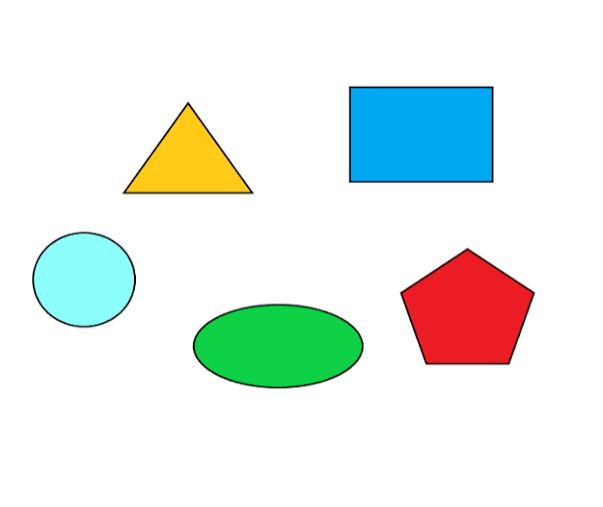
#> input picture Resources/shapes2.png, 603 x 507 px
$ python shapeDetection.py
#> lines starting #> are read from the running program, lines starting #| are printed output that depends on the picture; after the words box and inside, x2 and y2 are one past the last pixel; in counts of white or black regions, pixels touching at a corner belong together
import cv2
import cvzone
import numpy as np
from cvzone.Utils import findContours

shape = cv2.imread("../Resources/shapes2.png")
#> shape is the input picture: shape (507, 603, 3); mean B, G, R 233.8, 238.5, 229.7
shapeGray = cv2.cvtColor(shape, cv2.COLOR_BGR2GRAY)
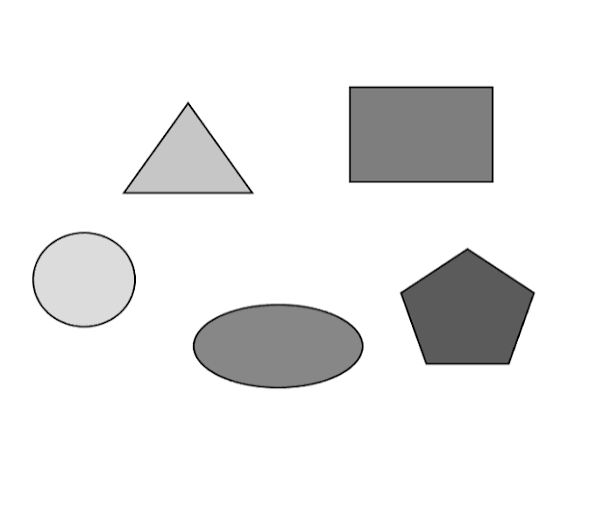
#> shapeGray: shape (507, 603); min 0, max 255, mean 235.3
shapeCanny = cv2.Canny(shapeGray, 50,100)
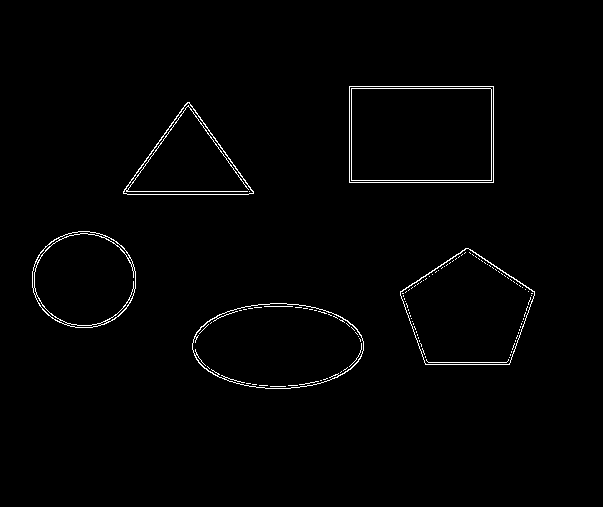
#> shapeCanny: shape (507, 603); 1.2% white in thin lines or dots, all inside (x1, y1, x2, y2) = (32, 86, 535, 389)
shapeDilate = cv2.dilate(shapeCanny, np.ones((4,4),np.uint8), iterations=1 )
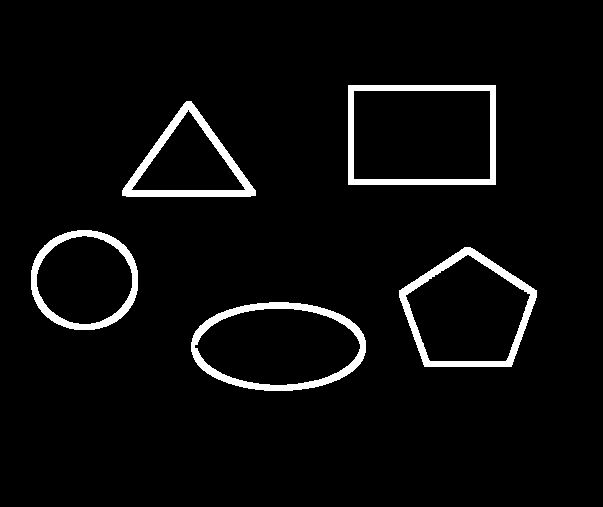
#> shapeDilate: shape (507, 603); 4.3% white; 5 white regions, box (x1, y1, x2, y2) and area: (191, 302, 366, 391) 2876, (348, 85, 496, 185) 2832, (399, 247, 537, 367) 2766, (122, 101, 256, 197) 2563, (31, 230, 138, 330) 2196
#> (the run stopped early here; a loop or call above may not have finished)

$ run again, with Resources/shapes.jpg saved as Resources/shapes2.png
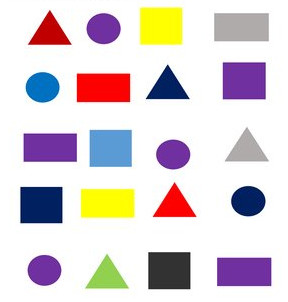
#> input picture Resources/shapes.jpg, 288 x 302 px
#> shape is the input picture: shape (302, 288, 3); mean B, G, R 213.7, 211.2, 220.6
#> `shapeCanny = cv2.Canny(shapeGray, 50,100)`:
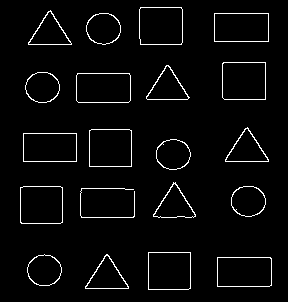
#> shapeCanny: shape (302, 288); 3.4% white in thin lines or dots, all inside (x1, y1, x2, y2) = (20, 7, 272, 290)
#> `shapeDilate = cv2.dilate(shapeCanny, np.ones((4,4),np.uint8), iteratio..`:
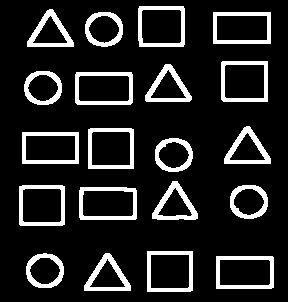
#> shapeDilate: shape (302, 288); 13.8% white; 20 white regions, largest, box (x1, y1, x2, y2) and area: (216, 256, 274, 289) 663, (79, 187, 137, 220) 661, (75, 72, 133, 105) 658
